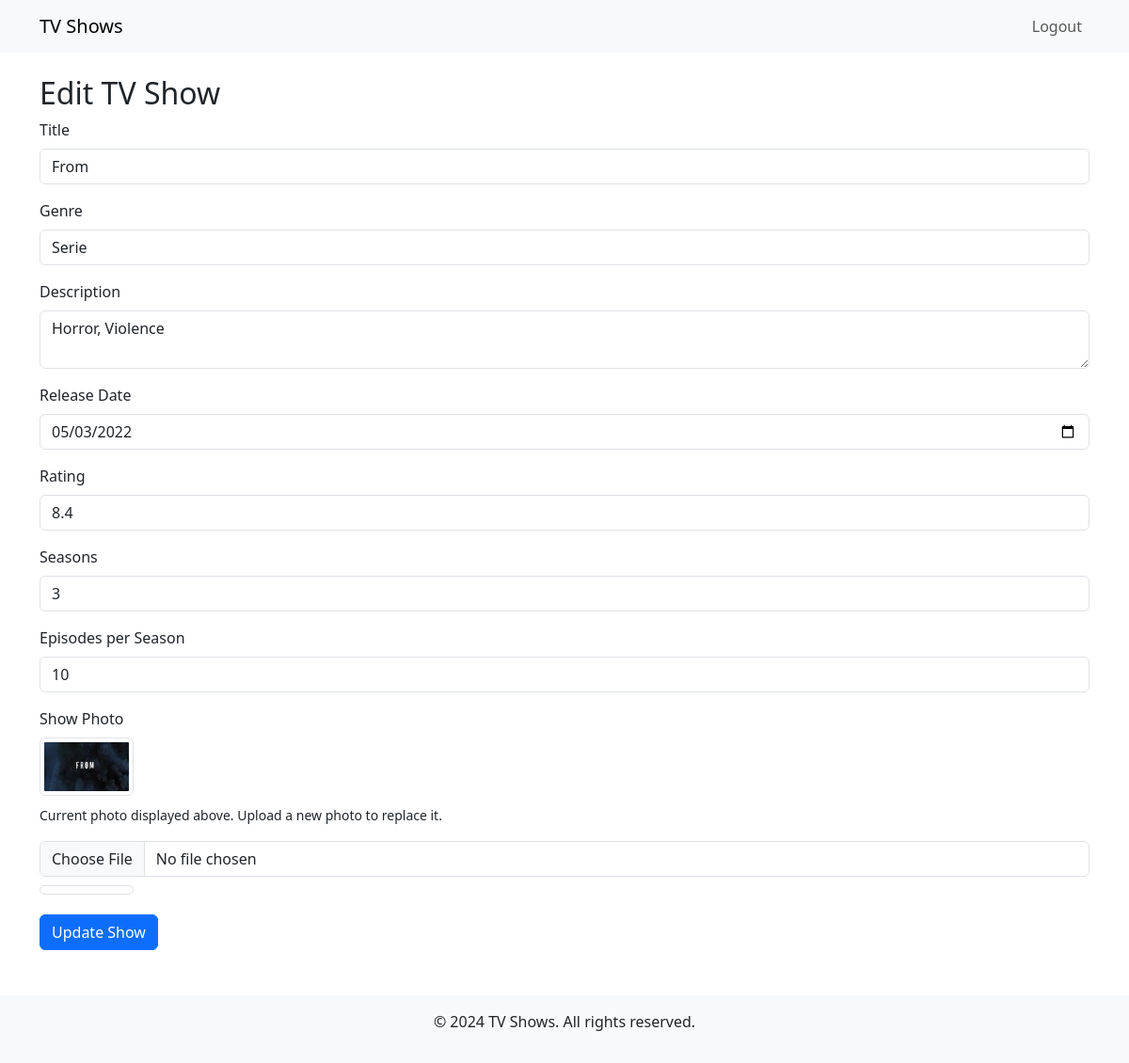
Before: /show/update/4/ (signed in) with the older database file.
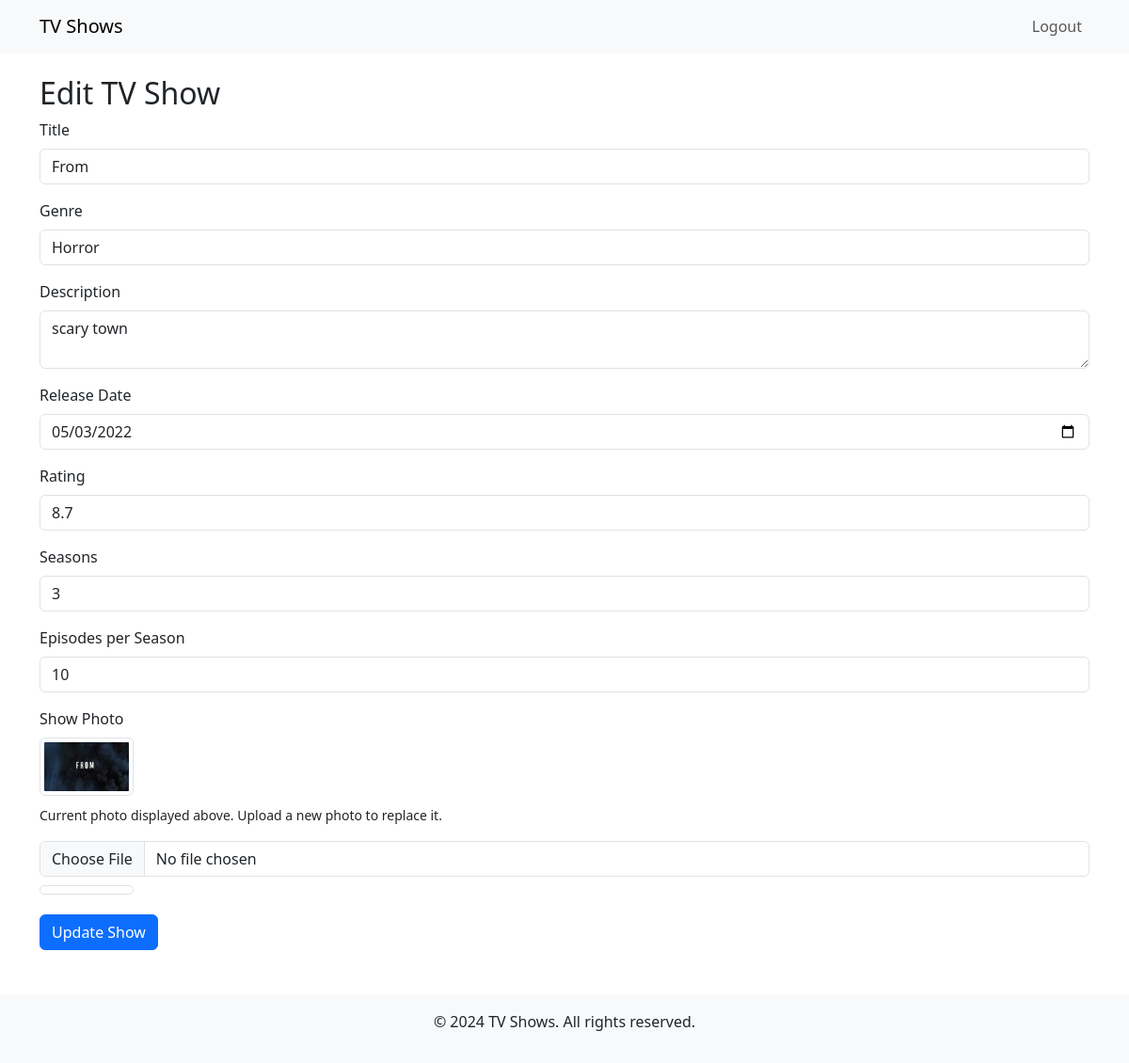
After: the same page with the newer database file.
### tvshows/models.py (models this page shows, shortened)
class TVShow(models.Model):
    title = models.CharField(max_length=200)
    genre = models.CharField(max_length=100)
    description = models.TextField()
    release_date = models.DateField()
    rating = models.DecimalField(max_digits=3, decimal_places=1)
    photo = models.ImageField(upload_to='tv_shows/', null=True, blank=True) # For uploading images
    seasons = models.PositiveIntegerField(default=1)  # Number of seasons
    episodes_per_season = models.PositiveIntegerField(default=1)  # Episodes per season

### tvshows/views.py (the view, shortened to what this page needs)
# urls.py: path('show/update/<int:show_id>/', views.update_show, name='update_show'),
@login_required
def update_show(request, show_id):
    show = TVShow.objects.get(id=show_id)
    return render(request, 'update_show.html', {'show': show})

### templates/update_show.html (shortened to what this page needs)
{% extends 'base.html' %}
{% block content %}
<h2>Edit TV Show</h2>
<form method="post" enctype="multipart/form-data">
    <div class="mb-3">
        <label for="title" class="form-label">Title</label>
        <input type="text" name="title" class="form-control" id="title" value="{{ show.title }}">
    </div>
    <div class="mb-3">
        <label for="genre" class="form-label">Genre</label>
        <input type="text" name="genre" class="form-control" id="genre" value="{{ show.genre }}">
    </div>
    <div class="mb-3">
        <label for="description" class="form-label">Description</label>
        <textarea name="description" class="form-control" id="description">{{ show.description }}</textarea>
    </div>
    <div class="mb-3">
        <label for="release_date" class="form-label">Release Date</label>
        <input type="date" name="release_date" class="form-control" id="release_date" value="{{ show.release_date|date:'Y-m-d' }}">
    </div>
    <div class="mb-3">
        <label for="rating" class="form-label">Rating</label>
        <input type="number" name="rating" class="form-control" id="rating" value="{{ show.rating }}" min="0" max="10" step="0.1">
    </div>
    <div class="mb-3">
        <label for="seasons" class="form-label">Seasons</label>
        <input type="number" name="seasons" class="form-control" id="seasons" value="{{ show.seasons }}">
    </div>
    <div class="mb-3">
        <label for="episodes_per_season" class="form-label">Episodes per Season</label>
        <input type="number" name="episodes_per_season" class="form-control" id="episodes_per_season" value="{{ show.episodes_per_season }}">
    </div>
    <div class="mb-3">
        <label for="photo" class="form-label">Show Photo</label>
        {% if show.photo %}
            <div class="mb-2">
                <img src="{{ show.photo.url }}" alt="Current Photo" class="img-thumbnail" style="width: 100px;">
            </div>
            <p><small>Current photo displayed above. Upload a new photo to replace it.</small></p>
        {% endif %}
        <input type="file" name="photo" class="form-control" id="photo">
    </div>
    <button type="submit" class="btn btn-primary">Update Show</button>
</form>
{% endblock %}

Changed rows visible on the page:
changed TVShow "From": genre "Serie" → "Horror"; description "Horror, Violence" → "scary town"; rating "8.4" → "8.7"
